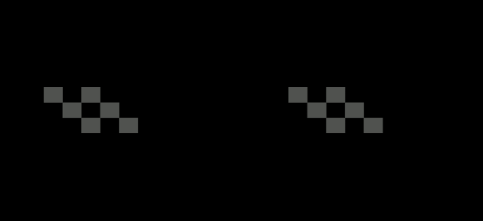
#> input picture specs.png, 483 x 221 px
$ jupyter execute --allow-errors Untitled-1.ipynb
#> lines starting #> are read from the running program, lines starting #| are printed output that depends on the picture; after the words box and inside, x2 and y2 are one past the last pixel; in counts of white or black regions, pixels touching at a corner belong together
[cell 1]
import cv2
import numpy as np

specs = cv2.imread('specs.png',-1)
#> specs is the input picture: shape (221, 483, 4); mean B, G, R, A 2.6, 2.7, 2.7, 68.4
face = cv2.imread('face.png',-1)
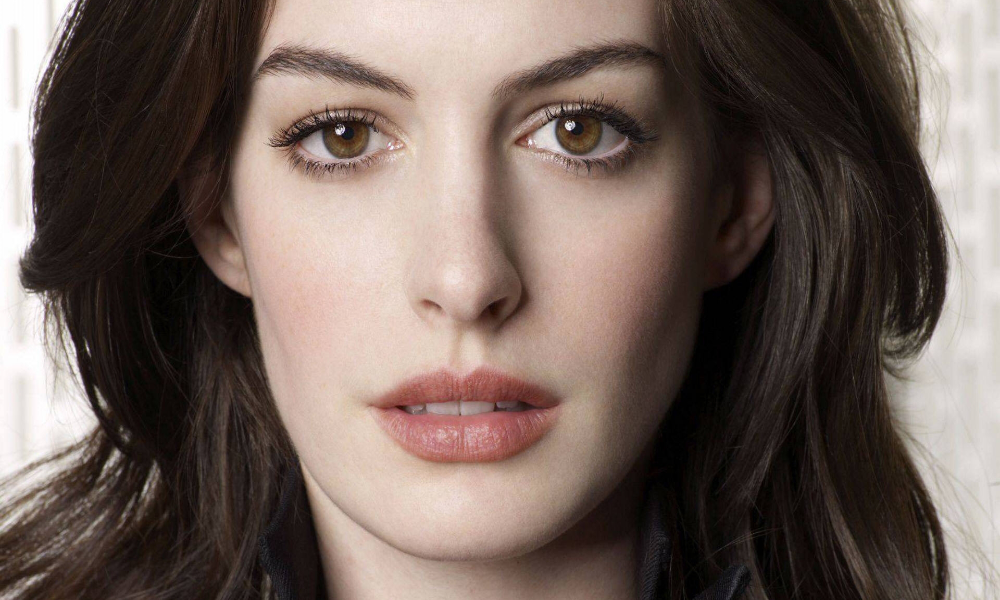
#> input picture face.png, 1000 x 600 px
#> face is the input picture: shape (600, 1000, 3); mean B, G, R 91.3, 98.4, 113.7

gray = cv2.cvtColor(face, cv2.COLOR_BGR2GRAY)
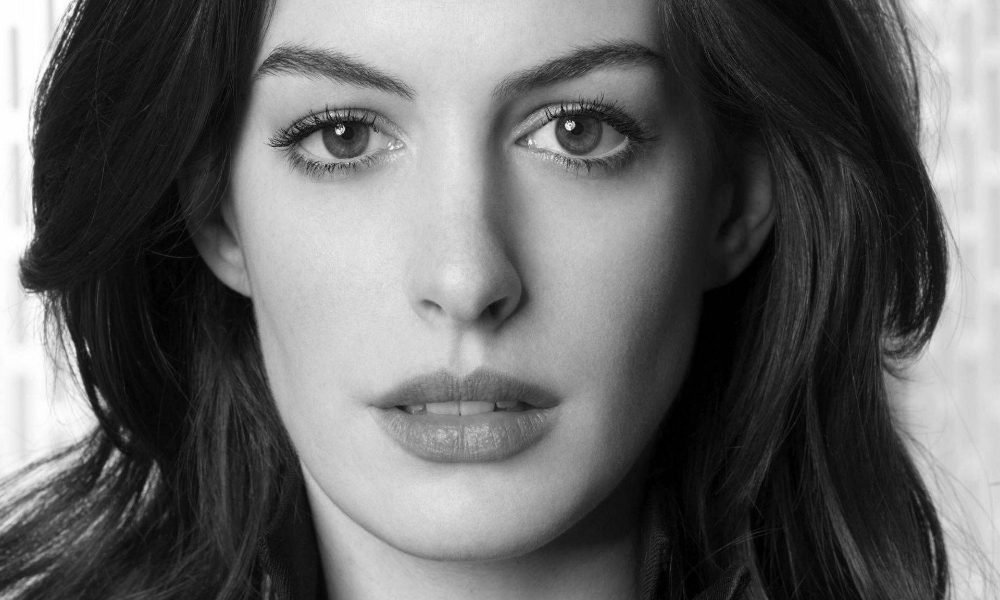
#> gray: shape (600, 1000); min 0, max 255, mean 102.1
eyes_cascade = cv2.CascadeClassifier('frontalEyes.xml')
eyes = eyes_cascade.detectMultiScale(gray,1.3,5)
#> eyes = [[214, 18, 483, 221]]

for (x,y,w,h) in eyes:
    cv2.rectangle(gray, (x,y),(x+w,y+h), (255,86,30),3)
#> this loop made 1 pass
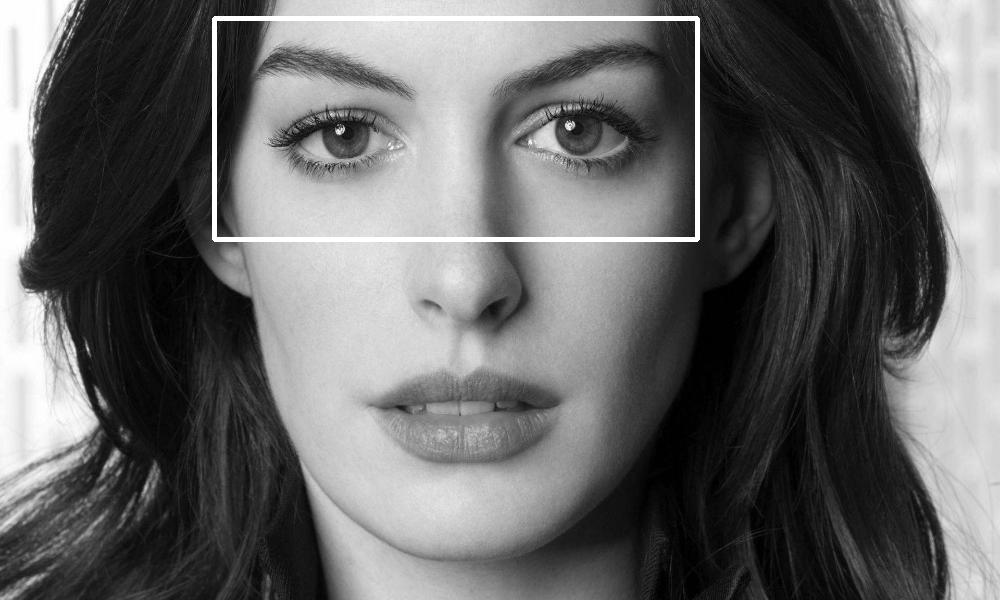
#> gray: shape (600, 1000); 1.17% of pixels changed, all inside (x1, y1, x2, y2) = (212, 16, 700, 242)

face = cv2.cvtColor(face, cv2.COLOR_BGR2BGRA)
#> face: shape (600, 1000, 4)
specs = cv2.resize(specs, ( w,h))

cv2.imshow('op', specs)
cv2.imshow('op', gray)
#> (the rest of this cell did not finish here and is left out)
